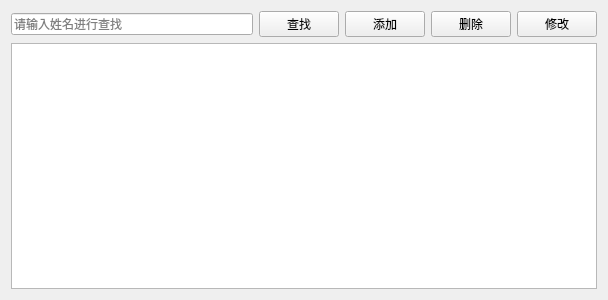
<?xml version="1.0" encoding="UTF-8"?>
<ui version="4.0">
 <class>DoctorView</class>
 <widget class="QWidget" name="DoctorView">
  <property name="geometry">
   <rect>
    <x>0</x>
    <y>0</y>
    <width>608</width>
    <height>300</height>
   </rect>
  </property>
  <property name="windowTitle">
   <string>医生管理</string>
  </property>
  <layout class="QGridLayout" name="gridLayout">
   <item row="0" column="0">
    <layout class="QHBoxLayout" name="horizontalLayout">
     <item>
      <widget class="QLineEdit" name="lineEdit">
       <property name="sizePolicy">
        <sizepolicy hsizetype="Fixed" vsizetype="Fixed">
         <horstretch>0</horstretch>
         <verstretch>0</verstretch>
        </sizepolicy>
       </property>
       <property name="minimumSize">
        <size>
         <width>0</width>
         <height>0</height>
        </size>
       </property>
       <property name="maximumSize">
        <size>
         <width>1000</width>
         <height>16777215</height>
        </size>
       </property>
       <property name="baseSize">
        <size>
         <width>0</width>
         <height>0</height>
        </size>
       </property>
       <property name="placeholderText">
        <string>请输入姓名进行查找</string>
       </property>
      </widget>
     </item>
     <item>
      <widget class="QPushButton" name="btSearch">
       <property name="sizePolicy">
        <sizepolicy hsizetype="Fixed" vsizetype="Fixed">
         <horstretch>0</horstretch>
         <verstretch>0</verstretch>
        </sizepolicy>
       </property>
       <property name="text">
        <string>查找</string>
       </property>
      </widget>
     </item>
     <item>
      <widget class="QPushButton" name="btAdd">
       <property name="sizePolicy">
        <sizepolicy hsizetype="Fixed" vsizetype="Fixed">
         <horstretch>0</horstretch>
         <verstretch>0</verstretch>
        </sizepolicy>
       </property>
       <property name="text">
        <string>添加</string>
       </property>
      </widget>
     </item>
     <item>
      <widget class="QPushButton" name="btDelete">
       <property name="sizePolicy">
        <sizepolicy hsizetype="Fixed" vsizetype="Fixed">
         <horstretch>0</horstretch>
         <verstretch>0</verstretch>
        </sizepolicy>
       </property>
       <property name="text">
        <string>删除</string>
       </property>
      </widget>
     </item>
     <item>
      <widget class="QPushButton" name="btEdit">
       <property name="sizePolicy">
        <sizepolicy hsizetype="Fixed" vsizetype="Fixed">
         <horstretch>0</horstretch>
         <verstretch>0</verstretch>
        </sizepolicy>
       </property>
       <property name="text">
        <string>修改</string>
       </property>
      </widget>
     </item>
    </layout>
   </item>
   <item row="1" column="0">
    <widget class="QTableView" name="tableView"/>
   </item>
  </layout>
 </widget>
 <resources/>
 <connections/>
</ui>
